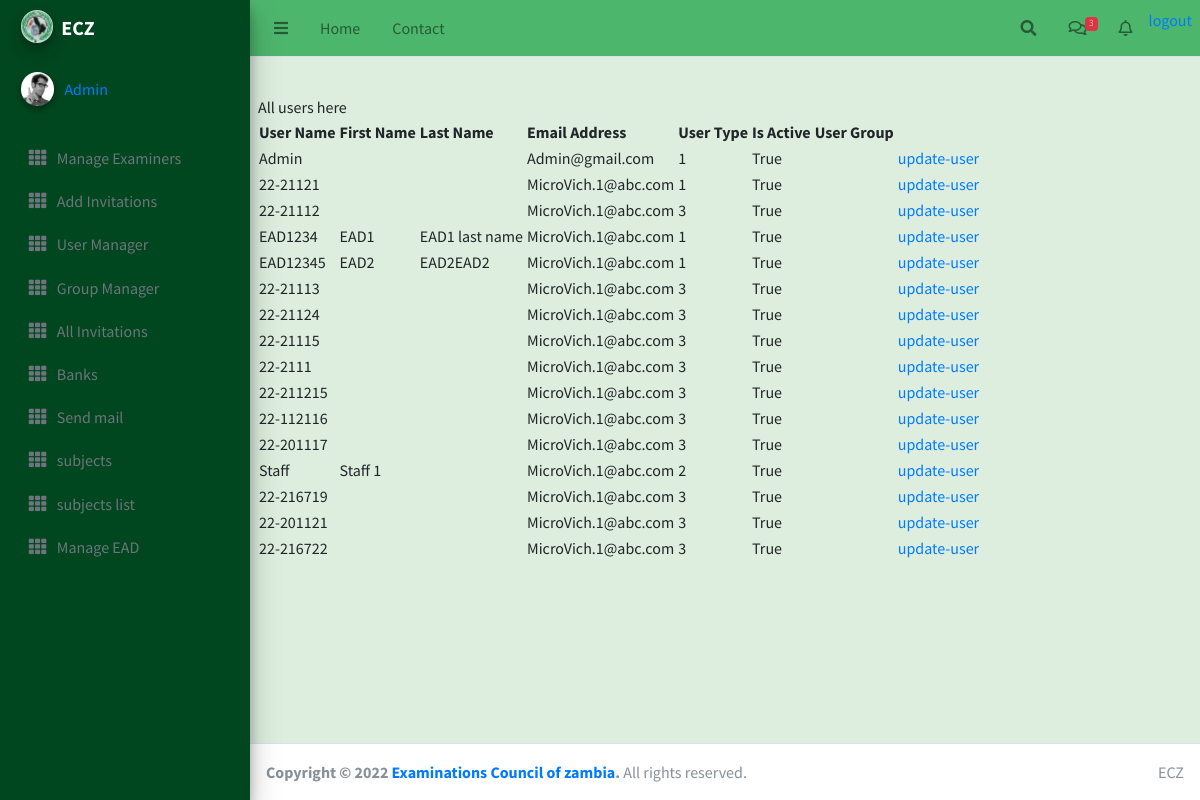
The app's page /users/ (signed in), older data.
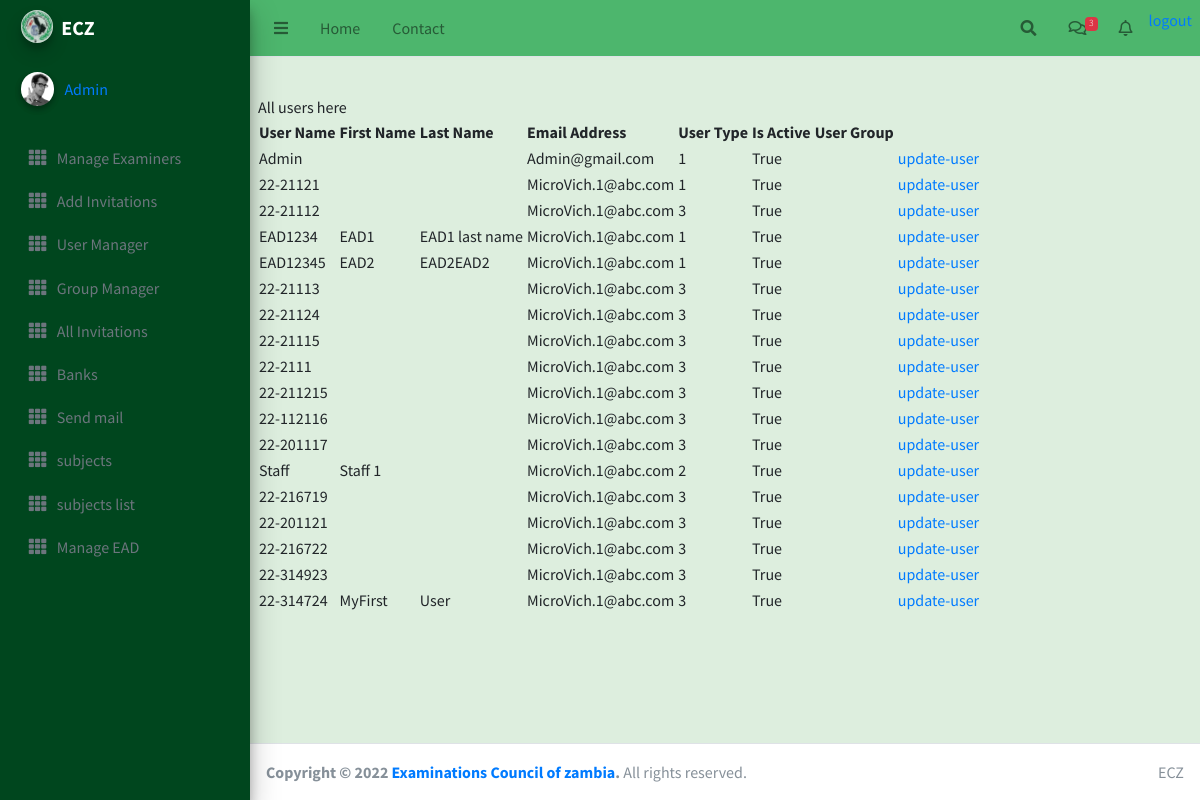
The same page, newer data.
### Examiner/models.py (models this page shows)
class CustomUser(AbstractUser):
    user_type_data = ((1, "EAD"), (2, "Staff"), (3, "Examiner"))
    user_type = models.IntegerField(default=1, choices=user_type_data)

### Examiner/AuthView.py (the view)
# urls.py: path('users/',CustomUserList.as_view(),name='userlist'),
class CustomUserList(LoginRequiredMixin,ListView):
    model=CustomUser
    context_object_name='Users'
    template_name='EAD/userList.html'

### Examiner/templates/EAD/userList.html
{%extends 'base.html'%}
{%block content%}
All users here
<table>
    <thead>
        <tr>
            <th>User Name<th>
            <th>First Name<th>
            <th>Last Name<th>
            <th>Email Address<th>
            <th>User Type<th>
            <th>Is Active<th>
            <th>User Group<th>
        </tr>
    </thead>
    <tbody>
        {%for user in Users%}
    <tr>
        <td>{{user.username}}<td>
        <td>{{user.first_name}}<td>
        <td>{{user.last_name}}<td>
        <td>{{user.email}}<td>
        <td>{{user.user_type}}<td>
        <td>{{user.is_active}}<td>
        <td>{{user.user_group}}<td>
        <td><a href="{%url 'update-user' user.id %}">update-user</a><td>
    </tr>
        {% endfor %}
    </tbody>
</table>
{%endblock%}

### Examiner/templates/EAD/sidebar.html (shortened to what this page needs)
{% load static%}
<aside class="main-sidebar  elevation-4">
    <a href="{% url 'ead-home'%}" class="brand-link">
      <img src="{% static '/img/ECZ-Logo2.jpg'%}" alt="AdminLTE Logo" class="brand-image img-circle elevation-3" style="opacity: .8">
      <span class="brand-text font-weight-heavy"><strong>ECZ</strong></span>
    </a>
    <div class="sidebar">
      <div class="user-panel mt-3 pb-3 mb-3 d-flex">
        <div class="image">
          <img src="{% static 'dist/img/user2-160x160.jpg'%}" class="img-circle elevation-2" alt="User Image">
        </div>
        <div class="info">
          <a href="{%url 'updateprofile' request.user.id %}" class="d-block">{{ request.user}}</a>
        </div>
      </div>
      <nav class="mt-2">
        <ul class="nav nav-pills nav-sidebar flex-column" data-widget="treeview" role="menu" data-accordion="false">
          <li class="nav-item">
            <a href="{%url 'examiner-list'%}" class="nav-link">
              <i class="nav-icon fas fa-th"></i>
              <p>
                Manage Examiners
              </p>
            </a>
          </li>
          <li class="nav-item">
            <a href="{%url 'invite'%}" class="nav-link">
              <i class="nav-icon fas fa-th"></i>
              <p>
                Add Invitations
              </p>
            </a>
          </li>
        <li class="nav-item">
          <a href="{%url 'userlist'%}" class="nav-link">
            <i class="nav-icon fas fa-th"></i>
            <p>
              User Manager
            </p>
          </a>
        </li>
        <li class="nav-item">
          <a href="{%url 'group-list'%}" class="nav-link">
            <i class="nav-icon fas fa-th"></i>
            <p>
              Group Manager
            </p>
          </a>
        </li>
          <li class="nav-item">
            <a href="{%url 'notifications-list'%}" class="nav-link">
              <i class="nav-icon fas fa-th"></i>
              <p>
              All  Invitations
              </p>
            </a>
          </li>
          <li class="nav-item">
            <a href="{%url 'bank-list'%}" class="nav-link">
              <i class="nav-icon fas fa-th"></i>
              <p>
              Banks
              </p>
            </a>
          </li>
          <li class="nav-item">
            <a href="{%url 'send-email'%}" class="nav-link">
              <i class="nav-icon fas fa-th"></i>
              <p>
              Send mail
              </p>
            </a>
          </li>
          <li class="nav-item">
            <a href="{%url 'add-subject'%}" class="nav-link">
              <i class="nav-icon fas fa-th"></i>
              <p>
                subjects
              </p>
            </a>
          </li>
          <li class="nav-item">
            <a href="{%url 'subject-list'%}" class="nav-link">
              <i class="nav-icon fas fa-th"></i>
              <p>
                subjects list
              </p>
            </a>
          </li>
          <li class="nav-item">
            <a href="{%url 'ead-list'%}" class="nav-link">
              <i class="nav-icon fas fa-th"></i>
              <p>
                Manage EAD
              </p>
            </a>
          </li>
        </ul>
      </nav>
    </div>
  </aside>

Row changes from the older to the newer data that the page shows:
added CustomUser: username "22-314923", email "MicroVich.1@abc.com", user_type "3", is_active "True"
added CustomUser: username "22-314724", first_name "MyFirst", last_name "User", email "MicroVich.1@abc.com", user_type "3", is_active "True"
